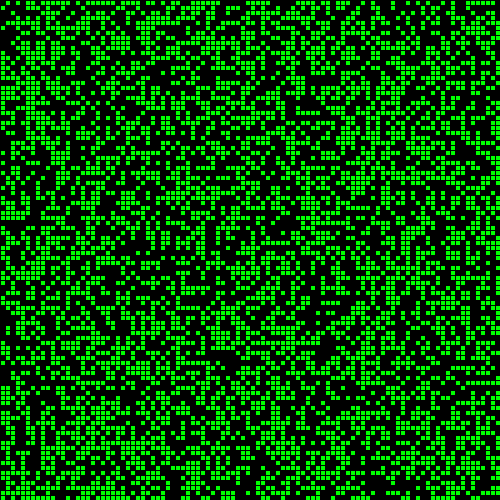
Frame 1 (no input)
Frame 60 (the mouse pressed at the canvas centre just before this capture): identical to frame 1, image omitted
Frame 120 (the mouse held since frame 60 and released just before this capture): identical to frame 1, image omitted

The Processing sketch that drew this single still picture (run headless with seeded random() and noise(); from frame 60 on, the mouse is pressed at the canvas centre):

// Processing sketch: life
// ── life.pde
void setup()
{
  size(500, 500);
  
  board = new boolean[size][size];
  cellSize = width / (float) size;
  randomise();
  println(countLiveCellsAround(1, 2));
}

boolean isAlive(int row, int col)
{
  if (row >= 0 && row < size && col >= 0 && col < size)
  {
    return board[row][col];
  }
  else
  {
    return false;
  }
}

void update()
{
  // Rules
  // Alive: 2-3 - Survives, otherwise dies
  // Dead: 3 - Comes to life otherwise stays dead
  
  for(int row = 0 ; row < size ; row ++)
  {
    for(int col = 0 ; col < size ; col ++)
    {
    }
  }
  
  
}


int countLiveCellsAround(int row, int col)
{
  int count = 0;
  for(int r = row -1; r <= row+1; r++)
  {
    for(int c = col - 1; c <= col + 1 ; c ++)
    {
      if (! (c == col && r == row))
      {
        if (isAlive(r, c))
        {
          count ++;
        }
      }
    }
  }
  
  return count;
}

void drawBoard()
{
  background(0);
  for(int row = 0 ; row < size ; row ++)
  {
    for(int col = 0 ; col < size ; col ++)
    {
      if (board[row][col])
      {
        fill(0, 255, 0);
      }
      else
      {
        noFill();
      }
      float x = map(col, 0, size, 0, width);
      float y = map(row, 0, size, 0, height);
      rect(x, y, cellSize, cellSize);
      
      
    }
  }
}

void randomise()
{
  for(int row = 0 ; row < size ; row ++)
  {
    for(int col = 0 ; col < size ; col ++)
    {
      float dice = random(1.0f);
      if (dice < 0.5f)
      {
        board[row][col] = true;
      }
      else
      {
        board[row][col] = false;
      }
    }
  }
}

boolean[][] board;
boolean[][] next;
int size = 100;
float cellSize;

void draw()
{
  drawBoard();
}
